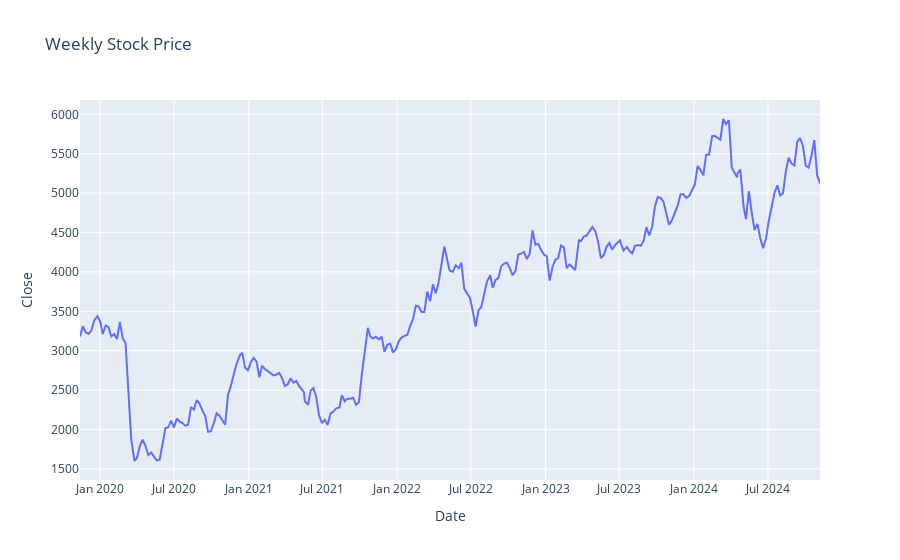

Notebook code cell kept with this figure:
### Code cell
fig = px.line(output, x=output.index, y="Close", title='Weekly Stock Price')
fig.show()

### Figure 1 — Plotly figure (JSON) as saved in the notebook; plotly's stock layout.template omitted (floating-point values rounded to 4 significant figures; data arrays with more than 128 entries replaced by an {"elided": "..."} marker saying what was removed)
{"data": [{"hovertemplate": "Date=%{x}<br>Close=%{y}<extra></extra>", "legendgroup": "", "line": {"color": "#636efa", "dash": "solid"}, "marker": {"symbol": "circle"}, "mode": "lines", "name": "", "orientation": "v", "showlegend": false, "type": "scatter", "x": {"elided": "260 str values"}, "xaxis": "x", "y": {"elided": "260 float values"}, "yaxis": "y"}], "layout": {"legend": {"tracegroupgap": 0}, "title": {"text": "Weekly Stock Price"}, "xaxis": {"anchor": "y", "domain": [0, 1], "title": {"text": "Date"}}, "yaxis": {"anchor": "x", "domain": [0, 1], "title": {"text": "Close"}}}}
